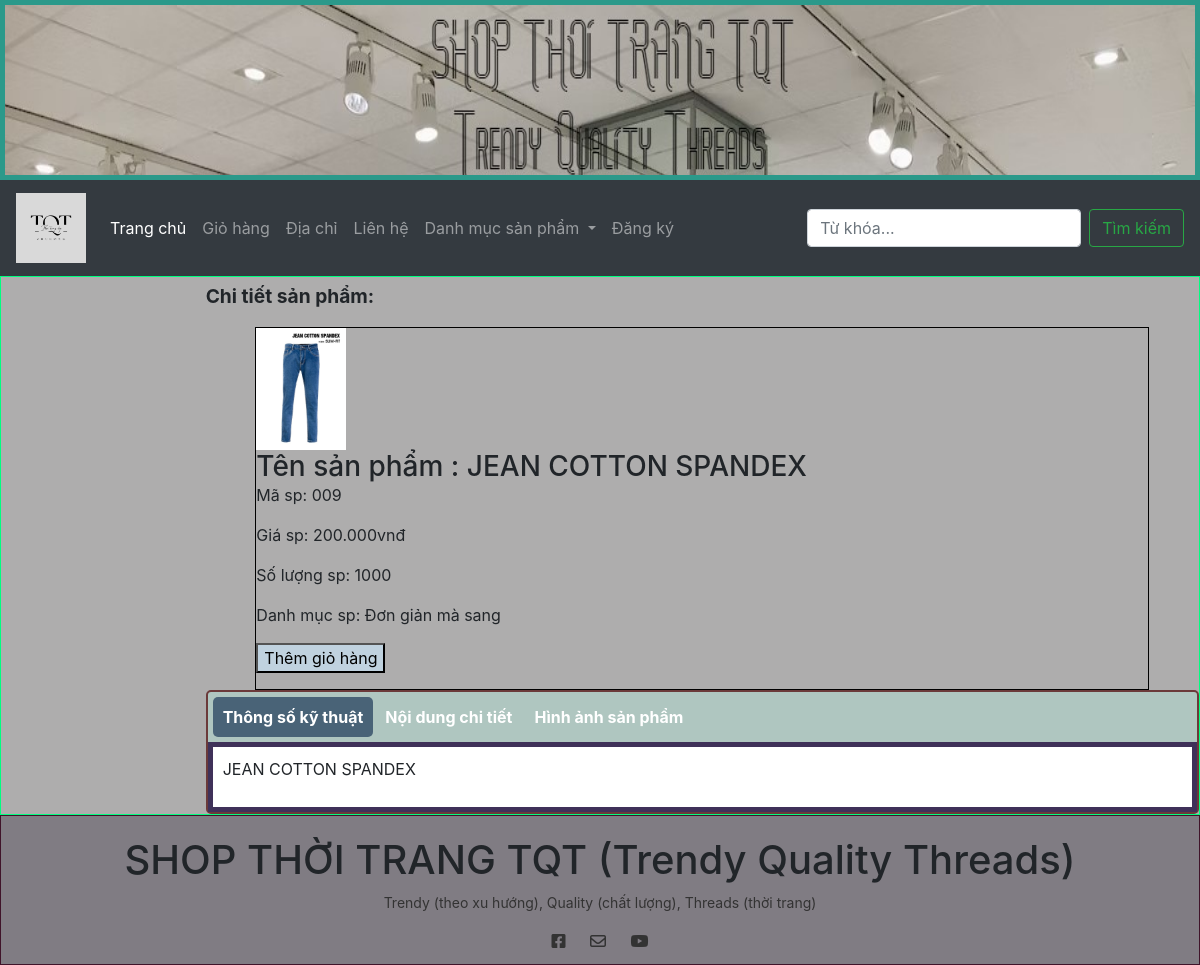
Page /index.php?quanly=sanpham&id=43 on the committed database.
### tables this page shows
CREATE TABLE `tbl_sanpham` (
  `id_sanpham` int(11) NOT NULL,
  `tensanpham` varchar(250) NOT NULL,
  `masp` varchar(100) NOT NULL,
  `giasp` varchar(50) NOT NULL,
  `soluong` int(11) NOT NULL,
  `hinhanh` varchar(50) NOT NULL,
  `tomtat` text NOT NULL,
  `noidung` text NOT NULL,
  `tinhtrang` int(11) NOT NULL,
  `id_danhmuc` int(11) NOT NULL
);

CREATE TABLE `tbl_danhmuc` (
  `id_danhmuc` int(11) NOT NULL,
  `tendanhmuc` varchar(100) NOT NULL,
  `thutu` int(11) NOT NULL
);

### pages/main/sanpham.php (the view, shortened to what this page needs)
<p><b>Chi tiết sản phẩm:</b></p>
<?php
	$sql_chitiet = "SELECT * FROM tbl_sanpham,tbl_danhmuc WHERE tbl_sanpham.id_danhmuc=tbl_danhmuc.id_danhmuc AND tbl_sanpham.id_sanpham='$_GET[id]' LIMIT 1";
	$query_chitiet = mysqli_query($mysqli,$sql_chitiet);
	while($row_chitiet = mysqli_fetch_array($query_chitiet)){
?>
<div class="wrapper_chitiet">
	<div class="hinhanh_sanpham">
		<img width="10%" src="admincp/modules/quanlysp/uploads/<?php echo $row_chitiet['hinhanh'] ?>">
	</div>
	<form method="POST" action="pages/main/themgiohang.php?idsanpham=<?php echo $row_chitiet['id_sanpham'] ?>">
		<div class="chitiet_sanpham">
			<h3 style="margin:0">Tên sản phẩm : <?php echo $row_chitiet['tensanpham'] ?></h3>
			<p>Mã sp: <?php echo $row_chitiet['masp'] ?></p>
			<p>Giá sp: <?php echo number_format($row_chitiet['giasp'],0,',','.').'vnđ' ?></p>
			<p>Số lượng sp: <?php echo $row_chitiet['soluong'] ?></p>
			<p>Danh mục sp: <?php echo $row_chitiet['tendanhmuc'] ?></p>
			<p><input class="themgiohang" name="themgiohang" type="submit" value="Thêm giỏ hàng"></p>
		</div>
	</form>
</div>
<div class="tabs">
  <ul id="tabs-nav">
    <li><a href="#tab1">Thông số kỹ thuật</a></li>
    <li><a href="#tab2">Nội dung chi tiết</a></li>
    <li><a href="#tab3">Hình ảnh sản phẩm</a></li>
  </ul>
  <div id="tabs-content">
    <div id="tab1" class="tab-content">
     	<?php echo $row_chitiet['tomtat'] ?>
    </div>
  </div>
</div>
<?php
}
?>

### css/style.css (style rules this page uses)
.wrapper, .wrapper_chitiet { border: 1px solid #000; height: auto; width: 90%; margin: 0 auto; }
.tabs { width: 100%; background-color: #afc6c0; border-radius: 5px; border: 2px solid #6b3a3a; }
ul#tabs-nav { list-style: none; margin: 0; padding: 5px; overflow: auto; }
ul#tabs-nav li { float: left; font-weight: bold; margin-right: 2px; padding: 8px 10px; border-radius: 5px; cursor: pointer; }
ul#tabs-nav li:hover, ul#tabs-nav li.active { background-color: rgb(73, 99, 119); }
#tabs-nav li a { text-decoration: none; color: #FFF; }
.tab-content { padding: 10px; border: 5px solid #261643e1; background-color: #FFF; }
.themgiohang { background-color: #c0d2df; }

### pages/main/sanpham.php (style rules this page uses)
p b { font-size: 1.2em; }

### rows in the picture
tbl_sanpham: hinhanh (picture), tensanpham "JEAN COTTON SPANDEX", masp "009", giasp "200.000", soluong "1000", id_danhmuc.tendanhmuc "Đơn giản mà sang", tomtat "JEAN COTTON SPANDEX"
